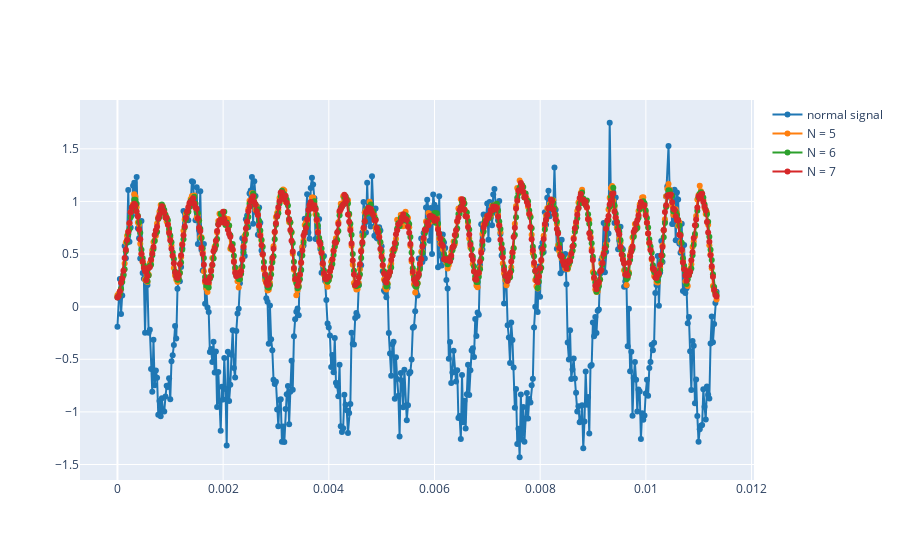

Write notebook code for a chart like this one.
### Markdown cell above
2.2 Load your reference signal and calculate its envelope using the function you designed. Plot the reference signal and envelope in the same figure.

### Code cell
# Write your code here
filepath = "./-sis1_group4/44733__casualdave__601e.wav"
ref, fs = load_audio(filepath)

n_samples = 500 
t = np.linspace(0, 10, n_samples)  
frequency = 1.0  
amplitude = 1.0 
noise_stddev = 0.2  

# Generate a noisy sine wave signal
x = amplitude * np.sin(2 * np.pi * frequency * t) + noise_stddev * np.random.randn(n_samples)
a = envelope(x, 5)
b = envelope(x, 6)
c = envelope(x, 7)
plot_signals([x, a, b, c], fs, name=['normal signal','N = 5', 'N = 6', 'N = 7'], mode='lines+markers')

### Figure 1 — Plotly figure (JSON) as saved in the notebook; plotly's stock layout.template omitted (floating-point values rounded to 4 significant figures; data arrays with more than 128 entries replaced by an {"elided": "..."} marker saying what was removed)
{"data": [{"line": {"color": "#1f77b4", "shape": "linear"}, "mode": "lines+markers", "name": "normal signal", "type": "scatter", "x": {"elided": "500 float values"}, "y": {"elided": "500 float values"}}, {"line": {"color": "#ff7f0e", "shape": "linear"}, "mode": "lines+markers", "name": "N = 5", "type": "scatter", "x": {"elided": "500 float values"}, "y": {"elided": "500 float values"}}, {"line": {"color": "#2ca02c", "shape": "linear"}, "mode": "lines+markers", "name": "N = 6", "type": "scatter", "x": {"elided": "500 float values"}, "y": {"elided": "500 float values"}}, {"line": {"color": "#d62728", "shape": "linear"}, "mode": "lines+markers", "name": "N = 7", "type": "scatter", "x": {"elided": "500 float values"}, "y": {"elided": "500 float values"}}], "layout": {}}
